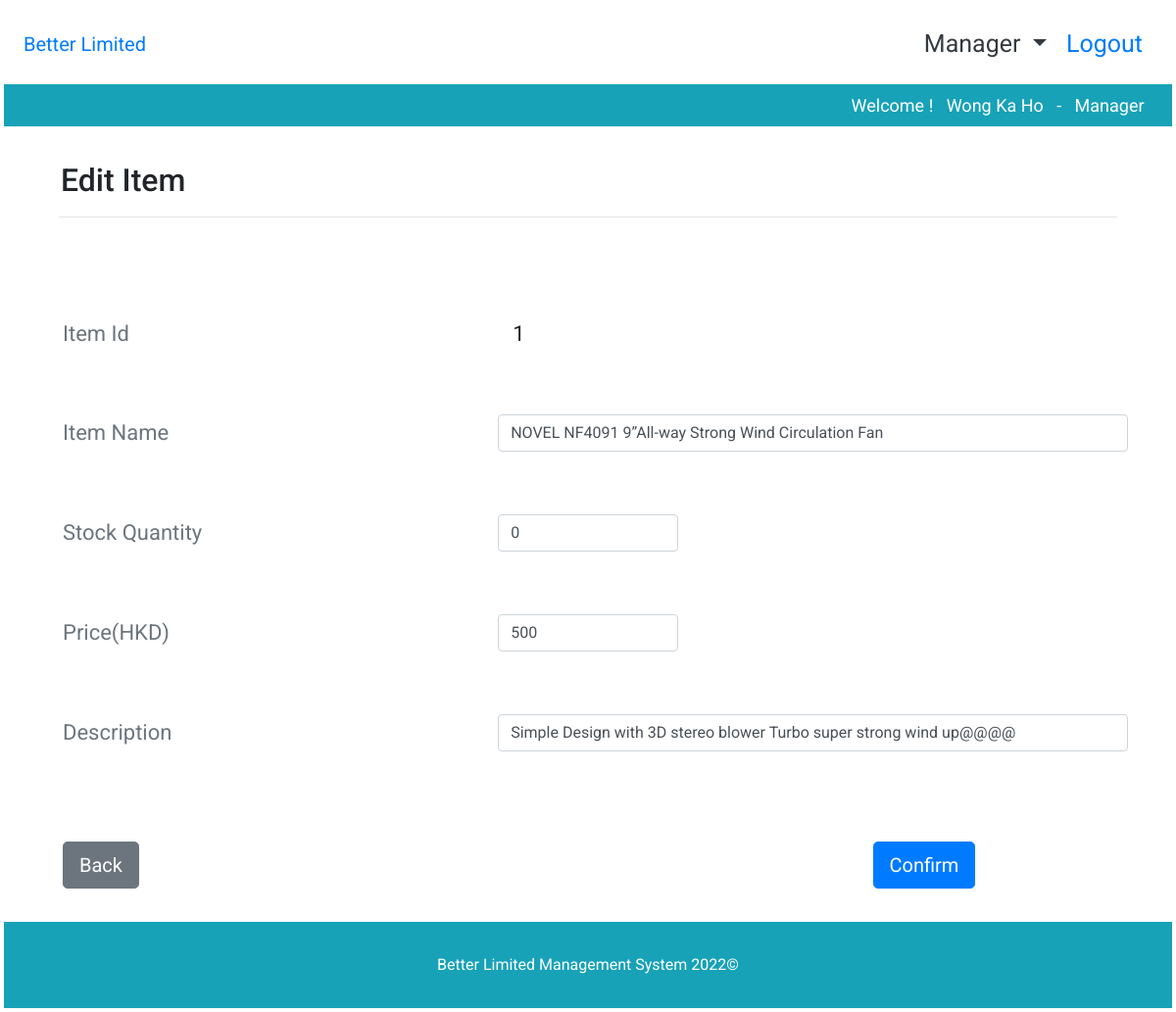
Screenshot of /SEA08_Phase2/itemEdit.php?itemId=1 (signed in) with the database file from the repository.
### tables this page shows
CREATE TABLE `Item` (
  `itemID` int(11) NOT NULL,
  `itemName` varchar(255) NOT NULL,
  `itemDescription` text DEFAULT NULL,
  `stockQuantity` int(11) NOT NULL DEFAULT 0,
  `price` double NOT NULL
);

### SEA08_Phase2/itemEdit.php (the view, shortened to what this page needs)
<?php
include 'header.php';
$conn = getDBconnection();
$itemId = $_GET['itemId'];
?>
<div class="py-2 bg-white">
    <div class="container">
        <div class="col-md-12 mx-auto py-4">
            <h2>Edit Item</h2>
            <hr>
        </div>
    </div>
</div>
<?php
$sql = "SELECT * FROM Item WHERE itemID = '$itemId'";
$query = mysqli_query($conn, $sql) or die(mysqli_error($conn));
if (mysqli_num_rows($query) > 0) {
    $result = mysqli_fetch_assoc($query);
    echo <<<EOF
<div class="container">
    <div class="col-md-12 ">
        <form action="" method="post">
            <div class='detailTitle row mt-3 py-4'>
                <div class='col-md-5  col-sm-12 text-secondary'>
                    Item Id
                </div>
                <div class='detailContent col-md-7 col-sm-12 '>
                    $result[itemID]
                </div>
            </div>
            <div class="detailTitle row my-3 py-4">
                <div class='col-md-5  col-sm-12 text-secondary'>
                    Item Name
                </div>
                <input type="text" class="form-control col-md-7 col-sm-12" name="itemName" placeholder="Please input Item Name" value="$result[itemName]">
            </div>
            <div class="detailTitle row my-3 py-4">
                <div class='col-md-5  col-sm-12 text-secondary'>
                    Stock Quantity
                </div>
                <input type="number" class="form-control col-md-2 col-sm-12" name="itemQty" value="$result[stockQuantity]" min="0" step="1">
            </div>
            <div class="detailTitle row my-3 py-4">
                <div class='col-md-5  col-sm-12 text-secondary'>
                    Price(HKD)
                </div>
                <input type="number" class="form-control col-md-2 col-sm-12" name="itemPrice" value="$result[price]" min="0" step="1">
            </div>
            <div class="detailTitle row my-3 py-4">
                <div class='col-md-5  col-sm-12 text-secondary'>
                    Description
                </div>
                <input type="text" class="form-control col-md-7 col-sm-12" name="itemDes" placeholder="Please input description" value="$result[itemDescription]">
            </div>
            <div class='row'>
                <div class='col-9 mt-5'>
                    <a href='itemDetails.php?itemId=$result[itemID]' class='btn btn-secondary btn-lg'>Back</a>
                </div>
                <div class='col-2 mt-5 '>
                    <button type="submit" name="editConfirm" class="btn btn-lg btn-primary" onclick="return confirm('Confirm to edit this item ?')">Confirm</button>
                </div>
            </div>
        </form>
    </div>
</div>
EOF;
}
?>
<br>
<div class="bg-info">
    <div class="container my-3">
        <div class="row" style="">
            <div class="col-12 my-2 text-center text-white">
                Better Limited Management System 2022&copy;
            </div>
        </div>
    </div>
</div>
</body>
</html>

### SEA08_Phase2/css/style.css (style rules this page uses)
* { font-family: 'Roboto', sans-serif; padding: 2px 2px; box-sizing: border-box; }
.detailTitle, .detailContent { font-size:22px; }

### rows the page displays
item: itemID "1", itemName "NOVEL NF4091 9”All-way Strong Wind Circulation Fan", itemQty "0", itemPrice "500", itemDes "Simple Design with 3D stereo blower Turbo super strong wind up@@@@"

### other values shown
$_SESSION["staffName"] "Wong Ka Ho"
$_SESSION["position"] "Manager"
